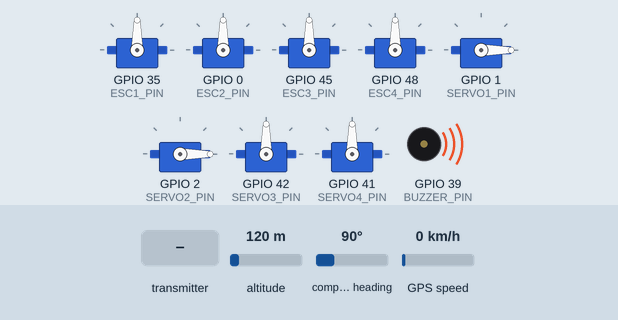
This sketch was run on a simulated ESP32. On the bench: 8 × servo, buzzer (waves = sounding, pin HIGH). Inputs (shaded band) come from the test bench; at power-on: altitude 120 m, compass heading 90°, GPS speed 0 km/h. The GPS gets a fix after 3 s at 37.7749, -122.4194 with 8 satellites; what the sketch prints to the serial monitor is not drawn.

Above: at 1.2 s.
1.3 s: the transmitter starts sending readChannel.4 = 1000
At 3.14 s:
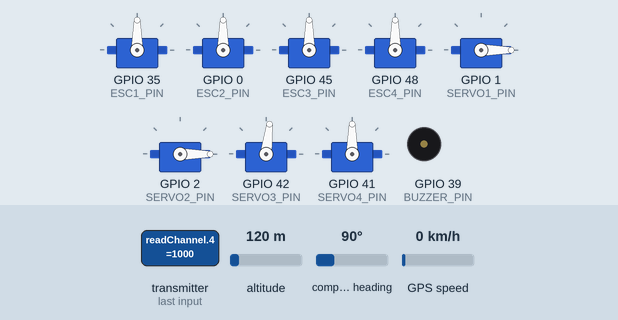
5.2 s: the transmitter starts sending readChannel.2 = 1000
At 5.41 s:
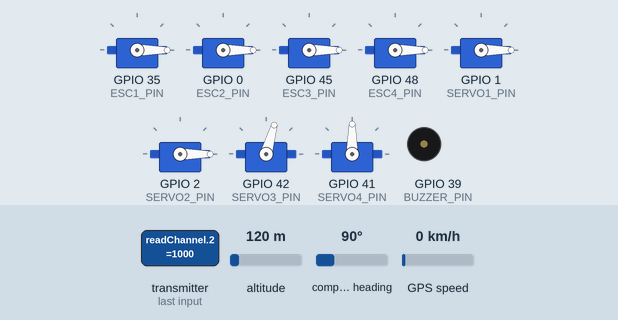
8.7 s: the transmitter starts sending readChannel.5 = 1000
At 9.18 s:
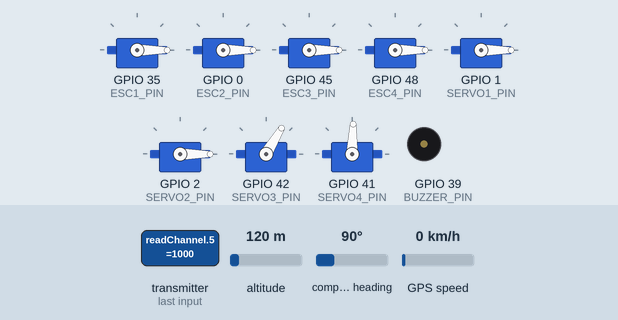
12.2 s: the transmitter starts sending readChannel.2 = 1250
At 12.45 s:
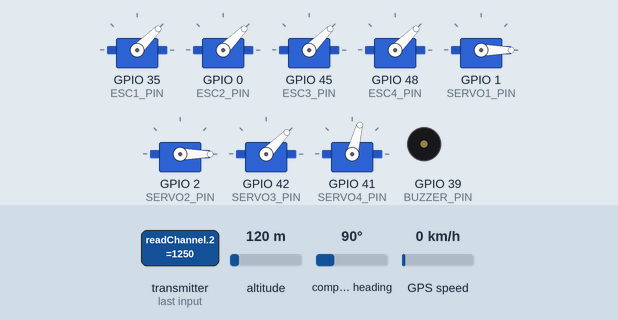
15.7 s: the transmitter starts sending readChannel.4 = 1250
19.2 s: the transmitter starts sending readChannel.2 = 1500
At 19.49 s:
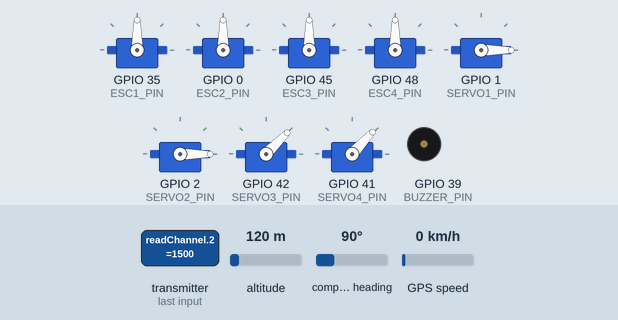
Timing chart, 0 to 28.1 s (numbered marks = the images above; inputs shaded):
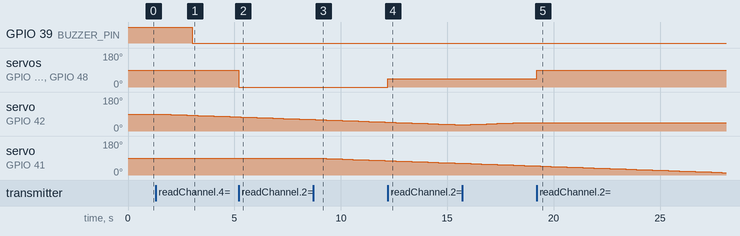

The sketch:

Drone.ino
```cpp
#include <Wire.h>
#include <IBusBM.h>
#include <TinyGPSPlus.h>
#include <ESP32Servo.h>
#include <MPU6050.h>

IBusBM ibus;
TinyGPSPlus gps;
MPU6050 mpu;

HardwareSerial GPSserial(2);

/* ---------------- PIN CONFIG ---------------- */

#define IBUS_PIN 6

#define SERVO1_PIN 1
#define SERVO2_PIN 2
#define SERVO3_PIN 42
#define SERVO4_PIN 41

#define ESC1_PIN 35
#define ESC2_PIN 0
#define ESC3_PIN 45
#define ESC4_PIN 48

#define BUZZER_PIN 39

#define SDA_PIN 12
#define SCL_PIN 11

#define GPS_RX 44
#define GPS_TX 43

/* ---------------- OBJECTS ---------------- */

Servo esc1, esc2, esc3, esc4;
Servo servo1, servo2, servo3, servo4;

/* ---------------- VARIABLES ---------------- */

float lat_prev = 0;
float lon_prev = 0;
unsigned long time_prev = 0;

float speed_mps = 0;

float home_lat = 0;
float home_lon = 0;

bool home_set = false;
bool RTH = false;

unsigned long ch10_timer = 0;
bool ch10_started = false;

int servo3_target = 90;
int servo4_target = 90;

int servo3_current = 90;
int servo4_current = 90;

unsigned long servo_timer = 0;

/* ---------------- HAVERSINE FUNCTION ---------------- */

float haversine(float lat1, float lon1, float lat2, float lon2)
{
  float R = 6371000;

  float dLat = radians(lat2 - lat1);
  float dLon = radians(lon2 - lon1);

  lat1 = radians(lat1);
  lat2 = radians(lat2);

  float a =
    sin(dLat / 2) * sin(dLat / 2) +
    cos(lat1) * cos(lat2) *
    sin(dLon / 2) * sin(dLon / 2);

  float c = 2 * atan2(sqrt(a), sqrt(1 - a));

  return R * c;
}

/* ---------------- SETUP ---------------- */

void setup()
{
  Serial.begin(115200);

  Wire.begin(SDA_PIN, SCL_PIN);

  pinMode(BUZZER_PIN, OUTPUT);

  mpu.initialize();

  ibus.begin(Serial1, IBUS_PIN);

  GPSserial.begin(9600, SERIAL_8N1, GPS_RX, GPS_TX);

  esc1.attach(ESC1_PIN, 1000, 2000);
  esc2.attach(ESC2_PIN, 1000, 2000);
  esc3.attach(ESC3_PIN, 1000, 2000);
  esc4.attach(ESC4_PIN, 1000, 2000);

  servo1.attach(SERVO1_PIN);
  servo2.attach(SERVO2_PIN);
  servo3.attach(SERVO3_PIN);
  servo4.attach(SERVO4_PIN);

  servo1.write(0);
  servo2.write(0);

  servo3.write(90);
  servo4.write(90);

  digitalWrite(BUZZER_PIN, HIGH);
}

/* ---------------- LOOP ---------------- */

void loop()
{

/* ---------- iBUS UPDATE ---------- */

  ibus.loop();

  int ch1 = ibus.readChannel(0);
  int ch2 = ibus.readChannel(1);
  int ch3 = ibus.readChannel(2);
  int ch4 = ibus.readChannel(3);
  int ch5 = ibus.readChannel(4);
  int ch6 = ibus.readChannel(5);
  int ch7 = ibus.readChannel(6);
  int ch10 = ibus.readChannel(9);

/* ---------- SERVO1 & SERVO2 MODE ---------- */

  if (ch7 < 1500)
  {
    servo1.write(0);
    servo2.write(0);
  }
  else
  {
    servo1.write(90);
    servo2.write(90);
  }

/* ---------- SERVO3 & SERVO4 KNOB CONTROL ---------- */

  servo3_target = map(ch5, 1000, 2000, 0, 180);
  servo4_target = map(ch6, 1000, 2000, 0, 180);

  if (millis() - servo_timer > 250)
  {
    servo_timer = millis();

    if (servo3_current < servo3_target) servo3_current++;
    if (servo3_current > servo3_target) servo3_current--;

    if (servo4_current < servo4_target) servo4_current++;
    if (servo4_current > servo4_target) servo4_current--;

    servo3.write(servo3_current);
    servo4.write(servo4_current);
  }

/* ---------- GPS UPDATE ---------- */

  while (GPSserial.available())
  {
    gps.encode(GPSserial.read());
  }

  if (gps.location.isUpdated())
  {

    float lat = gps.location.lat();
    float lon = gps.location.lng();

    unsigned long now = millis();

    if (lat_prev != 0)
    {
      float distance = haversine(lat_prev, lon_prev, lat, lon);

      float dt = (now - time_prev) / 1000.0;

      if (dt > 0)
      {
        speed_mps = distance / dt;
      }
    }

    lat_prev = lat;
    lon_prev = lon;
    time_prev = now;

/* ---------- SET HOME ---------- */

    if (!home_set && gps.satellites.value() >= 6)
    {
      home_lat = lat;
      home_lon = lon;

      home_set = true;

      digitalWrite(BUZZER_PIN, LOW);
    }
  }

/* ---------- CH10 RETURN TO HOME ---------- */

  if (ch10 > 1500)
  {
    if (!ch10_started)
    {
      ch10_started = true;
      ch10_timer = millis();
    }

    if (millis() - ch10_timer > 2000)
    {
      RTH = true;
    }
  }
  else
  {
    ch10_started = false;
  }

/* ---------- MOTOR OUTPUT (basic passthrough) ---------- */

  int throttle = map(ch3, 1000, 2000, 1000, 2000);

  esc1.writeMicroseconds(throttle);
  esc2.writeMicroseconds(throttle);
  esc3.writeMicroseconds(throttle);
  esc4.writeMicroseconds(throttle);

/* ---------- DEBUG ---------- */

  Serial.print("Speed m/s: ");
  Serial.println(speed_mps);

}
```

Measured:
- after the input at 1.3 s, servo on GPIO 42 (SERVO3_PIN): moves from 90° to 75° over 3.5 s, starting after 0.22 s
- after the input at 5.2 s, servo on GPIO 35 (ESC1_PIN), servo on GPIO 0 (ESC2_PIN), servo on GPIO 45 (ESC3_PIN), servo on GPIO 48 (ESC4_PIN): 90° → 0° at once
- after the input at 8.7 s, servo on GPIO 41 (SERVO4_PIN): moves from 90° to 76° over 3.3 s, starting after 0.11 s
- after the input at 12.2 s, servo on GPIO 35 (ESC1_PIN), servo on GPIO 0 (ESC2_PIN), servo on GPIO 45 (ESC3_PIN), servo on GPIO 48 (ESC4_PIN): 0° → 45° at once
- after the input at 19.2 s, servo on GPIO 35 (ESC1_PIN), servo on GPIO 0 (ESC2_PIN), servo on GPIO 45 (ESC3_PIN), servo on GPIO 48 (ESC4_PIN): 45° → 90° at once
